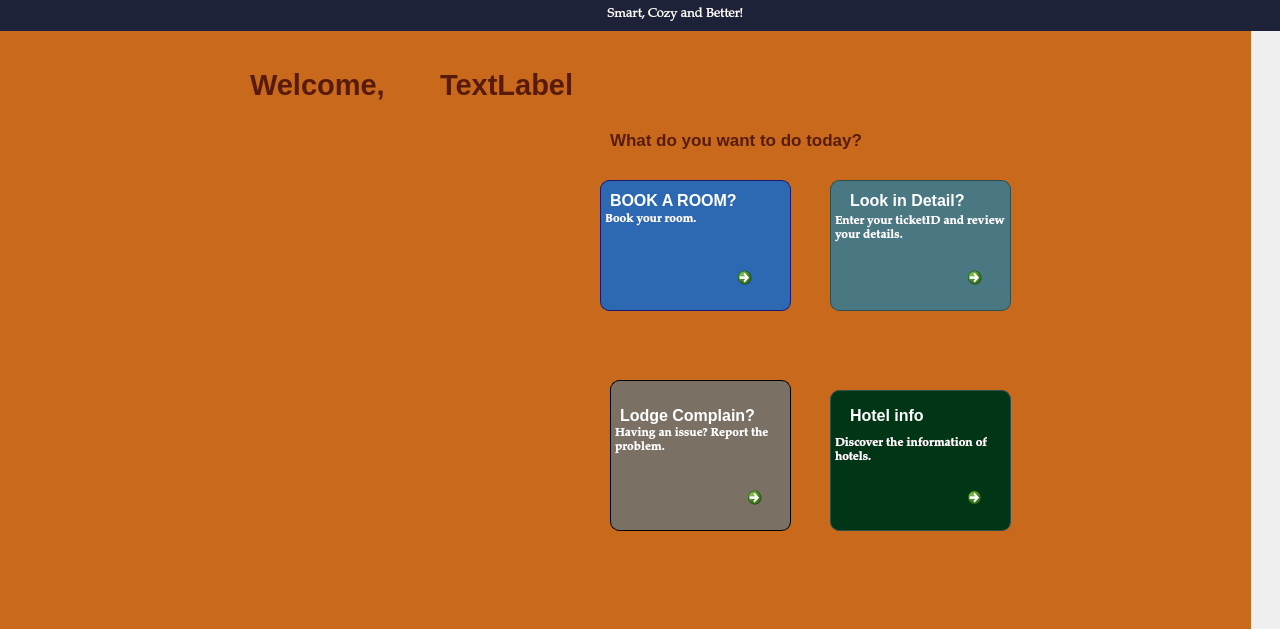
<?xml version="1.0" encoding="UTF-8"?>
<ui version="4.0">
 <class>NewWindow2</class>
 <widget class="QMainWindow" name="NewWindow2">
  <property name="geometry">
   <rect>
    <x>0</x>
    <y>0</y>
    <width>1280</width>
    <height>629</height>
   </rect>
  </property>
  <property name="font">
   <font>
    <family>Segoe UI Historic</family>
   </font>
  </property>
  <property name="windowTitle">
   <string>USER PORTAL</string>
  </property>
  <widget class="QWidget" name="centralwidget">
   <widget class="QLabel" name="label_2">
    <property name="geometry">
     <rect>
      <x>440</x>
      <y>60</y>
      <width>191</width>
      <height>50</height>
     </rect>
    </property>
    <property name="font">
     <font>
      <family>Leelawadee UI</family>
      <pointsize>16</pointsize>
      <bold>true</bold>
      <underline>false</underline>
     </font>
    </property>
    <property name="mouseTracking">
     <bool>true</bool>
    </property>
    <property name="styleSheet">
     <string notr="true">color: rgb(88, 27, 11);</string>
    </property>
    <property name="text">
     <string>&lt;html&gt;&lt;head/&gt;&lt;body&gt;&lt;p&gt;&lt;span style=&quot; font-size:22pt; font-weight:700;&quot;&gt;TextLabel&lt;/span&gt;&lt;/p&gt;&lt;/body&gt;&lt;/html&gt;</string>
    </property>
   </widget>
   <widget class="QLabel" name="label_4">
    <property name="geometry">
     <rect>
      <x>250</x>
      <y>30</y>
      <width>231</width>
      <height>111</height>
     </rect>
    </property>
    <property name="font">
     <font>
      <family>Leelawadee UI</family>
      <pointsize>16</pointsize>
      <italic>false</italic>
      <bold>false</bold>
     </font>
    </property>
    <property name="styleSheet">
     <string notr="true">color: rgb(88, 27, 11);</string>
    </property>
    <property name="text">
     <string>&lt;html&gt;&lt;head/&gt;&lt;body&gt;&lt;p&gt;&lt;span style=&quot; font-size:22pt; font-weight:700;&quot;&gt;Welcome,&lt;/span&gt;&lt;/p&gt;&lt;/body&gt;&lt;/html&gt;</string>
    </property>
   </widget>
   <widget class="QCommandLinkButton" name="commandLinkButton">
    <property name="geometry">
     <rect>
      <x>730</x>
      <y>260</y>
      <width>51</width>
      <height>51</height>
     </rect>
    </property>
    <property name="font">
     <font>
      <family>Segoe UI Historic</family>
      <pointsize>11</pointsize>
      <bold>true</bold>
     </font>
    </property>
    <property name="cursor">
     <cursorShape>PointingHandCursor</cursorShape>
    </property>
    <property name="focusPolicy">
     <enum>Qt::FocusPolicy::NoFocus</enum>
    </property>
    <property name="iconSize">
     <size>
      <width>45</width>
      <height>100</height>
     </size>
    </property>
   </widget>
   <widget class="QCommandLinkButton" name="commandLinkButton_2">
    <property name="geometry">
     <rect>
      <x>960</x>
      <y>260</y>
      <width>51</width>
      <height>51</height>
     </rect>
    </property>
    <property name="font">
     <font>
      <family>Segoe UI</family>
      <pointsize>11</pointsize>
     </font>
    </property>
    <property name="cursor">
     <cursorShape>PointingHandCursor</cursorShape>
    </property>
    <property name="focusPolicy">
     <enum>Qt::FocusPolicy::NoFocus</enum>
    </property>
    <property name="text">
     <string/>
    </property>
    <property name="iconSize">
     <size>
      <width>45</width>
      <height>100</height>
     </size>
    </property>
   </widget>
   <widget class="QCommandLinkButton" name="commandLinkButton_3">
    <property name="geometry">
     <rect>
      <x>740</x>
      <y>480</y>
      <width>51</width>
      <height>51</height>
     </rect>
    </property>
    <property name="font">
     <font>
      <family>Segoe UI</family>
      <pointsize>11</pointsize>
     </font>
    </property>
    <property name="cursor">
     <cursorShape>PointingHandCursor</cursorShape>
    </property>
    <property name="text">
     <string/>
    </property>
    <property name="iconSize">
     <size>
      <width>45</width>
      <height>100</height>
     </size>
    </property>
   </widget>
   <widget class="QLabel" name="label_7">
    <property name="geometry">
     <rect>
      <x>-40</x>
      <y>0</y>
      <width>1291</width>
      <height>631</height>
     </rect>
    </property>
    <property name="styleSheet">
     <string notr="true">background-color: rgb(200, 105, 27);</string>
    </property>
    <property name="text">
     <string/>
    </property>
    <property name="scaledContents">
     <bool>true</bool>
    </property>
   </widget>
   <widget class="QLabel" name="label_8">
    <property name="geometry">
     <rect>
      <x>610</x>
      <y>120</y>
      <width>341</width>
      <height>41</height>
     </rect>
    </property>
    <property name="font">
     <font>
      <family>Leelawadee UI</family>
      <pointsize>13</pointsize>
      <italic>false</italic>
      <bold>true</bold>
     </font>
    </property>
    <property name="styleSheet">
     <string notr="true">color: rgb(88, 27, 11);</string>
    </property>
    <property name="text">
     <string>&lt;html&gt;&lt;head/&gt;&lt;body&gt;&lt;p&gt;What do you want to do today?&lt;/p&gt;&lt;/body&gt;&lt;/html&gt;</string>
    </property>
   </widget>
   <widget class="QLabel" name="label">
    <property name="geometry">
     <rect>
      <x>610</x>
      <y>185</y>
      <width>141</width>
      <height>31</height>
     </rect>
    </property>
    <property name="font">
     <font>
      <family>Leelawadee UI</family>
      <pointsize>12</pointsize>
      <bold>true</bold>
     </font>
    </property>
    <property name="styleSheet">
     <string notr="true">color: rgb(255, 255, 255);</string>
    </property>
    <property name="text">
     <string>BOOK A ROOM?</string>
    </property>
   </widget>
   <widget class="QLabel" name="label_9">
    <property name="geometry">
     <rect>
      <x>850</x>
      <y>190</y>
      <width>131</width>
      <height>21</height>
     </rect>
    </property>
    <property name="font">
     <font>
      <family>Leelawadee UI</family>
      <pointsize>12</pointsize>
      <bold>true</bold>
     </font>
    </property>
    <property name="styleSheet">
     <string notr="true">color: rgb(255, 255, 255);</string>
    </property>
    <property name="text">
     <string>Look in Detail?</string>
    </property>
   </widget>
   <widget class="QLabel" name="label_10">
    <property name="geometry">
     <rect>
      <x>0</x>
      <y>0</y>
      <width>1351</width>
      <height>31</height>
     </rect>
    </property>
    <property name="font">
     <font>
      <family>Palatino Linotype</family>
      <pointsize>10</pointsize>
     </font>
    </property>
    <property name="styleSheet">
     <string notr="true">background-color: rgb(29, 34, 57);
color: rgb(255, 255, 255);</string>
    </property>
    <property name="text">
     <string>&lt;html&gt;&lt;head/&gt;&lt;body&gt;&lt;p align=&quot;center&quot;&gt;Smart, Cozy and Better!&lt;/p&gt;&lt;/body&gt;&lt;/html&gt;</string>
    </property>
   </widget>
   <widget class="QTextEdit" name="textEdit">
    <property name="geometry">
     <rect>
      <x>600</x>
      <y>180</y>
      <width>191</width>
      <height>131</height>
     </rect>
    </property>
    <property name="font">
     <font>
      <family>Palatino Linotype</family>
      <pointsize>11</pointsize>
      <bold>false</bold>
     </font>
    </property>
    <property name="styleSheet">
     <string notr="true">background-color: rgb(45, 105, 178);
color: rgb(255, 255, 255);
border: 1px solid #191970;
border-radius: 9px;</string>
    </property>
    <property name="html">
     <string>&lt;!DOCTYPE HTML PUBLIC &quot;-//W3C//DTD HTML 4.0//EN&quot; &quot;http://www.w3.org/TR/REC-html40/strict.dtd&quot;&gt;
&lt;html&gt;&lt;head&gt;&lt;meta name=&quot;qrichtext&quot; content=&quot;1&quot; /&gt;&lt;meta charset=&quot;utf-8&quot; /&gt;&lt;style type=&quot;text/css&quot;&gt;
p, li { white-space: pre-wrap; }
hr { height: 1px; border-width: 0; }
li.unchecked::marker { content: &quot;\2610&quot;; }
li.checked::marker { content: &quot;\2612&quot;; }
&lt;/style&gt;&lt;/head&gt;&lt;body style=&quot; font-family:'Palatino Linotype'; font-size:11pt; font-weight:400; font-style:normal;&quot;&gt;
&lt;p style=&quot;-qt-paragraph-type:empty; margin-top:0px; margin-bottom:0px; margin-left:0px; margin-right:0px; -qt-block-indent:0; text-indent:0px; font-family:'Segoe UI Historic'; font-size:9pt;&quot;&gt;&lt;br /&gt;&lt;/p&gt;
&lt;p style=&quot;-qt-paragraph-type:empty; margin-top:0px; margin-bottom:0px; margin-left:0px; margin-right:0px; -qt-block-indent:0; text-indent:0px; font-family:'Segoe UI Historic'; font-size:9pt; font-weight:700;&quot;&gt;&lt;br /&gt;&lt;/p&gt;
&lt;p style=&quot; margin-top:0px; margin-bottom:0px; margin-left:0px; margin-right:0px; -qt-block-indent:0; text-indent:0px;&quot;&gt;&lt;span style=&quot; font-size:9pt; font-weight:700;&quot;&gt;Book your room.&lt;/span&gt;&lt;/p&gt;&lt;/body&gt;&lt;/html&gt;</string>
    </property>
   </widget>
   <widget class="QTextEdit" name="textEdit_2">
    <property name="geometry">
     <rect>
      <x>830</x>
      <y>390</y>
      <width>181</width>
      <height>141</height>
     </rect>
    </property>
    <property name="font">
     <font>
      <family>Palatino Linotype</family>
     </font>
    </property>
    <property name="styleSheet">
     <string notr="true">background-color: rgb(161, 191, 255);
background-color: rgb(0, 53, 22);
color: rgb(255, 255, 255);
border: 1px solid #2F4F4F;
border-radius: 9px;</string>
    </property>
    <property name="html">
     <string>&lt;!DOCTYPE HTML PUBLIC &quot;-//W3C//DTD HTML 4.0//EN&quot; &quot;http://www.w3.org/TR/REC-html40/strict.dtd&quot;&gt;
&lt;html&gt;&lt;head&gt;&lt;meta name=&quot;qrichtext&quot; content=&quot;1&quot; /&gt;&lt;meta charset=&quot;utf-8&quot; /&gt;&lt;style type=&quot;text/css&quot;&gt;
p, li { white-space: pre-wrap; }
hr { height: 1px; border-width: 0; }
li.unchecked::marker { content: &quot;\2610&quot;; }
li.checked::marker { content: &quot;\2612&quot;; }
&lt;/style&gt;&lt;/head&gt;&lt;body style=&quot; font-family:'Palatino Linotype'; font-size:9pt; font-weight:400; font-style:normal;&quot;&gt;
&lt;p style=&quot;-qt-paragraph-type:empty; margin-top:0px; margin-bottom:0px; margin-left:0px; margin-right:0px; -qt-block-indent:0; text-indent:0px; font-family:'Segoe UI Historic';&quot;&gt;&lt;br /&gt;&lt;/p&gt;
&lt;p style=&quot;-qt-paragraph-type:empty; margin-top:0px; margin-bottom:0px; margin-left:0px; margin-right:0px; -qt-block-indent:0; text-indent:0px; font-family:'Segoe UI Historic'; font-weight:700;&quot;&gt;&lt;br /&gt;&lt;/p&gt;
&lt;p style=&quot;-qt-paragraph-type:empty; margin-top:0px; margin-bottom:0px; margin-left:0px; margin-right:0px; -qt-block-indent:0; text-indent:0px; font-family:'Segoe UI Historic'; font-weight:700;&quot;&gt;&lt;br /&gt;&lt;/p&gt;
&lt;p style=&quot; margin-top:0px; margin-bottom:0px; margin-left:0px; margin-right:0px; -qt-block-indent:0; text-indent:0px;&quot;&gt;&lt;span style=&quot; font-weight:700;&quot;&gt;Discover the information of hotels.&lt;/span&gt;&lt;/p&gt;&lt;/body&gt;&lt;/html&gt;</string>
    </property>
   </widget>
   <widget class="QTextEdit" name="textEdit_3">
    <property name="geometry">
     <rect>
      <x>610</x>
      <y>380</y>
      <width>181</width>
      <height>151</height>
     </rect>
    </property>
    <property name="font">
     <font>
      <family>Palatino Linotype</family>
     </font>
    </property>
    <property name="styleSheet">
     <string notr="true">background-color: rgb(122, 112, 100);
color: rgb(255, 255, 255);
border: 1px solid #000000;
border-radius: 9px;</string>
    </property>
    <property name="html">
     <string>&lt;!DOCTYPE HTML PUBLIC &quot;-//W3C//DTD HTML 4.0//EN&quot; &quot;http://www.w3.org/TR/REC-html40/strict.dtd&quot;&gt;
&lt;html&gt;&lt;head&gt;&lt;meta name=&quot;qrichtext&quot; content=&quot;1&quot; /&gt;&lt;meta charset=&quot;utf-8&quot; /&gt;&lt;style type=&quot;text/css&quot;&gt;
p, li { white-space: pre-wrap; }
hr { height: 1px; border-width: 0; }
li.unchecked::marker { content: &quot;\2610&quot;; }
li.checked::marker { content: &quot;\2612&quot;; }
&lt;/style&gt;&lt;/head&gt;&lt;body style=&quot; font-family:'Palatino Linotype'; font-size:9pt; font-weight:400; font-style:normal;&quot;&gt;
&lt;p style=&quot;-qt-paragraph-type:empty; margin-top:0px; margin-bottom:0px; margin-left:0px; margin-right:0px; -qt-block-indent:0; text-indent:0px; font-family:'Segoe UI Historic';&quot;&gt;&lt;br /&gt;&lt;/p&gt;
&lt;p style=&quot;-qt-paragraph-type:empty; margin-top:0px; margin-bottom:0px; margin-left:0px; margin-right:0px; -qt-block-indent:0; text-indent:0px; font-family:'Segoe UI Historic'; font-weight:700;&quot;&gt;&lt;br /&gt;&lt;/p&gt;
&lt;p style=&quot;-qt-paragraph-type:empty; margin-top:0px; margin-bottom:0px; margin-left:0px; margin-right:0px; -qt-block-indent:0; text-indent:0px; font-family:'Segoe UI Historic'; font-weight:700;&quot;&gt;&lt;br /&gt;&lt;/p&gt;
&lt;p style=&quot; margin-top:0px; margin-bottom:0px; margin-left:0px; margin-right:0px; -qt-block-indent:0; text-indent:0px;&quot;&gt;&lt;span style=&quot; font-weight:700;&quot;&gt;Having an issue? Report the problem.&lt;/span&gt;&lt;/p&gt;&lt;/body&gt;&lt;/html&gt;</string>
    </property>
   </widget>
   <widget class="QTextEdit" name="textEdit_4">
    <property name="geometry">
     <rect>
      <x>830</x>
      <y>180</y>
      <width>181</width>
      <height>131</height>
     </rect>
    </property>
    <property name="font">
     <font>
      <family>Palatino Linotype</family>
     </font>
    </property>
    <property name="styleSheet">
     <string notr="true">background-color: rgb(73, 120, 130);
color: rgb(255, 255, 255);
border: 1px solid #2F4F4F;
border-radius: 9px;</string>
    </property>
    <property name="html">
     <string>&lt;!DOCTYPE HTML PUBLIC &quot;-//W3C//DTD HTML 4.0//EN&quot; &quot;http://www.w3.org/TR/REC-html40/strict.dtd&quot;&gt;
&lt;html&gt;&lt;head&gt;&lt;meta name=&quot;qrichtext&quot; content=&quot;1&quot; /&gt;&lt;meta charset=&quot;utf-8&quot; /&gt;&lt;style type=&quot;text/css&quot;&gt;
p, li { white-space: pre-wrap; }
hr { height: 1px; border-width: 0; }
li.unchecked::marker { content: &quot;\2610&quot;; }
li.checked::marker { content: &quot;\2612&quot;; }
&lt;/style&gt;&lt;/head&gt;&lt;body style=&quot; font-family:'Palatino Linotype'; font-size:9pt; font-weight:400; font-style:normal;&quot;&gt;
&lt;p style=&quot;-qt-paragraph-type:empty; margin-top:0px; margin-bottom:0px; margin-left:0px; margin-right:0px; -qt-block-indent:0; text-indent:0px; font-family:'Segoe UI Historic'; font-size:10pt;&quot;&gt;&lt;br /&gt;&lt;/p&gt;
&lt;p style=&quot;-qt-paragraph-type:empty; margin-top:0px; margin-bottom:0px; margin-left:0px; margin-right:0px; -qt-block-indent:0; text-indent:0px; font-weight:700;&quot;&gt;&lt;br /&gt;&lt;/p&gt;
&lt;p style=&quot; margin-top:0px; margin-bottom:0px; margin-left:0px; margin-right:0px; -qt-block-indent:0; text-indent:0px;&quot;&gt;&lt;span style=&quot; font-weight:700;&quot;&gt;Enter your ticketID and review your details.&lt;/span&gt;&lt;/p&gt;&lt;/body&gt;&lt;/html&gt;</string>
    </property>
   </widget>
   <widget class="QLabel" name="label_13">
    <property name="geometry">
     <rect>
      <x>620</x>
      <y>400</y>
      <width>161</width>
      <height>31</height>
     </rect>
    </property>
    <property name="font">
     <font>
      <family>Leelawadee UI</family>
      <pointsize>12</pointsize>
      <bold>true</bold>
     </font>
    </property>
    <property name="styleSheet">
     <string notr="true">color: rgb(255, 255, 255);</string>
    </property>
    <property name="text">
     <string>Lodge Complain?</string>
    </property>
   </widget>
   <widget class="QLabel" name="label_14">
    <property name="geometry">
     <rect>
      <x>850</x>
      <y>400</y>
      <width>141</width>
      <height>31</height>
     </rect>
    </property>
    <property name="font">
     <font>
      <family>Leelawadee UI</family>
      <pointsize>12</pointsize>
      <bold>true</bold>
     </font>
    </property>
    <property name="styleSheet">
     <string notr="true">color: rgb(255, 255, 255);</string>
    </property>
    <property name="text">
     <string>Hotel info</string>
    </property>
   </widget>
   <widget class="QCommandLinkButton" name="commandLinkButton_4">
    <property name="geometry">
     <rect>
      <x>960</x>
      <y>480</y>
      <width>51</width>
      <height>51</height>
     </rect>
    </property>
    <property name="cursor">
     <cursorShape>PointingHandCursor</cursorShape>
    </property>
    <property name="text">
     <string/>
    </property>
    <property name="iconSize">
     <size>
      <width>45</width>
      <height>100</height>
     </size>
    </property>
   </widget>
   <zorder>label_7</zorder>
   <zorder>textEdit</zorder>
   <zorder>label_2</zorder>
   <zorder>label_4</zorder>
   <zorder>label_8</zorder>
   <zorder>label_10</zorder>
   <zorder>label</zorder>
   <zorder>commandLinkButton</zorder>
   <zorder>textEdit_2</zorder>
   <zorder>textEdit_3</zorder>
   <zorder>textEdit_4</zorder>
   <zorder>label_9</zorder>
   <zorder>commandLinkButton_2</zorder>
   <zorder>label_13</zorder>
   <zorder>commandLinkButton_3</zorder>
   <zorder>label_14</zorder>
   <zorder>commandLinkButton_4</zorder>
  </widget>
 </widget>
 <resources/>
 <connections/>
</ui>
